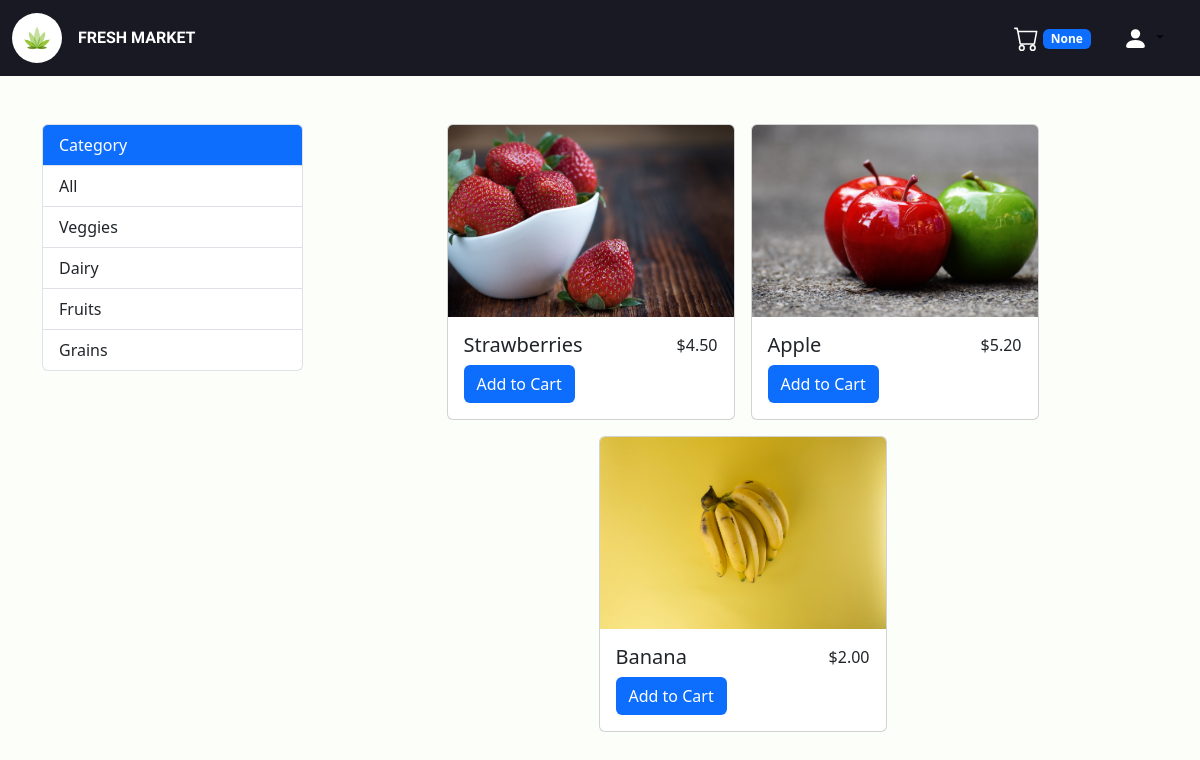
The page /eapp/filter/3/ on the database its author committed.
### eapp/models.py (models this page shows, shortened)
class Category(models.Model):
    category_name = models.CharField(max_length=200)
    def __str__(self):
        return self.category_name

class Product(models.Model):
    name = models.CharField(max_length=200)
    price = models.DecimalField(max_digits=10, decimal_places=2)
    product_image = models.ImageField(default='def.png'
                                      , upload_to='product_images')
    category = models.ForeignKey(to=Category, on_delete=models.CASCADE)

### eapp/views.py (the view)
# urls.py: path("filter/<int:category_id>/", views.fliter, name='eapp-filter'),
def fliter(request, category_id):
    category = Category.objects.all()
    filter_product = Product.objects.filter(category=category_id)
    cart_item = CartItem.objects.filter(customer_id=request.user.id)
    total_quantity = cart_item.aggregate(Sum("quantity"))
    return render(request, template_name="home.html",
                  context={'products': filter_product, 'category': category, 'total_quantity': total_quantity})

### eapp/templates/home.html (shortened to what this page needs)
{% extends "base.html" %}
{% block content %}
    {% load static %}
    <div class="row justify-content-center mt-5">
        <div class="col-md-3 mb-5 ">
            <ul class="list-group">
                <li class="text-white list-group-item category-head">Category</li>
                <a href="{% url 'eapp-home' %}" class="list-group-item list-group-item-action">All</a>
                {% for item in category %}
                    <a href={% url 'eapp-filter' category_id=item.id %} class="list-group-item list-group-item-action">
                    {{ item }} </a>
                {% endfor %}
            </ul>
        </div>
        <div class="col-9 d-flex flex-wrap flex-row justify-content-center align-center gap-3">
            {% for product in products %}
                <div class="card" style="width: 18rem;">
                    <img alt="product_image" class="card-img-top " src="{{ product.product_image.url }}">
                    <div class="card-body">
                        <div class="d-flex justify-content-between">
                            <h5 class="card-title ">{{ product.name }}</h5>
                            <p class="card-text">${{ product.price }}</p>
                        </div>
                        <a id=btn_{{ product.id }} class="btn custom-btn"
                           href="{% url 'eapp-add' product_id=product.id %}">Add to Cart</a>
                    </div>
                </div>
            {% endfor %}
        </div>
    </div>
{% endblock %}

### static/eapp/base.css (style rules this page uses)
body { background-color: #FBFEF9; }
.custom-btn { color: #ffffff; background-color: #0d6efd; }
.list-group-item:first-child { background-color: #0d6efd; }
.card-img-top { height: 12rem; object-fit: cover; }

### rows shown on the page
Category: category_name "Veggies"
Category: category_name "Dairy"
Category: category_name "Fruits"
Category: category_name "Grains"
Product: product_image (picture), name "Strawberries", price "4.50"
Product: product_image (picture), name "Apple", price "5.20"
Product: product_image (picture), name "Banana", price "2.00"

### other values the page prints
{{ total_quantity.quantity__sum }} "None"
